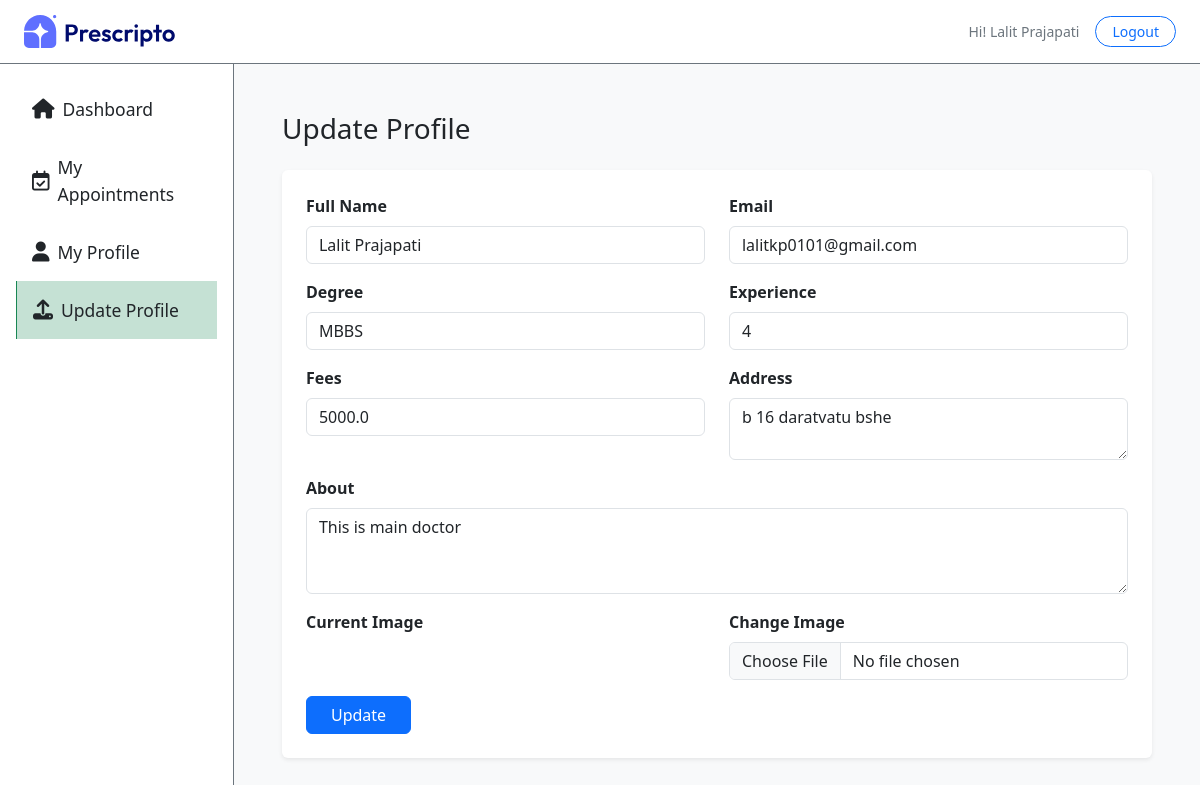
Page /edit_doctor/ (signed in) on the earlier database version.
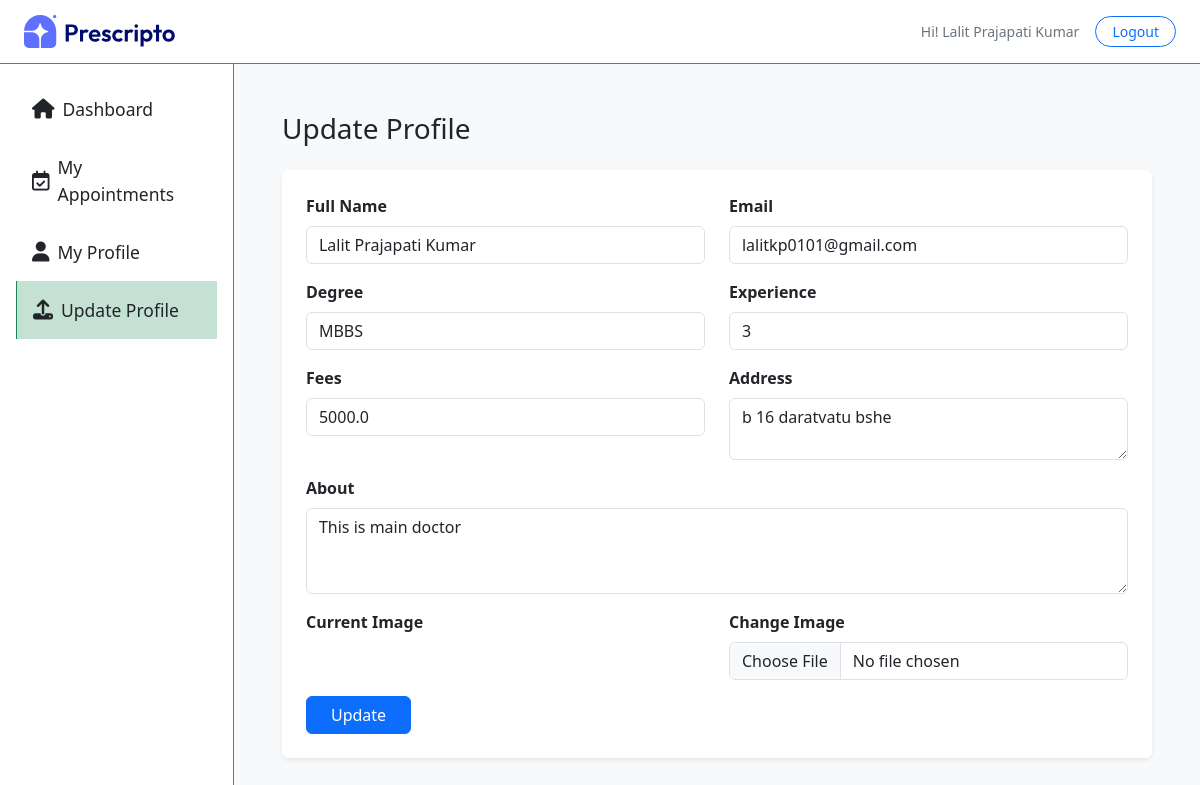
Same page on the later database version.
### appointment/models.py (models this page shows, shortened)
class Doctor(models.Model):
    image = CloudinaryField('image', folder='doctor_image')
    name = models.CharField(max_length=100)
    email = models.EmailField()
    username = models.CharField(max_length=255, unique=True)
    password = models.CharField(max_length=100)
    experience = models.IntegerField()
    fees = models.FloatField()
    category = models.ForeignKey(Category, on_delete=models.CASCADE)
    degree = models.CharField(max_length=50)
    about = models.TextField()
    address = models.TextField()
    available = models.BooleanField(default=True)

### appointment/views.py (the view, shortened to what this page needs)
# urls.py: path('edit_doctor/', views.edit_doctor, name='edit_doctor'),
def edit_doctor(request):
    doctor_id = request.session.get('doctor_id')
    if not doctor_id:
        return redirect('dash_login')
    doctor = Doctor.objects.get(id=doctor_id)
    return render(request, "dashboard/edit_doctor.html", {
        "doctor": doctor,
        "action": "edit_doctor",
        "role": "doctor",
    })

### templates/dashboard/edit_doctor.html (shortened to what this page needs)
{% extends "dashboard/layout.html" %}
{% load static %}
{% block contant %}
<section class="flex-grow p-5 bg-light w-100">
    <h3 class="mb-4">Update Profile</h3>
    <form action="" method="POST" enctype="multipart/form-data" class="bg-white p-4 rounded shadow-sm" style="max-width: 900px;">
        <div class="row">
            <div class="col-md-6 mb-3">
                <label class="form-label fw-semibold">Full Name</label>
                <input type="text" name="name" class="form-control" value="{{ doctor.name }}" required>
            </div>
            <div class="col-md-6 mb-3">
                <label class="form-label fw-semibold">Email</label>
                <input type="email" name="email" class="form-control" value="{{ doctor.email }}" required>
            </div>
            <div class="col-md-6 mb-3">
                <label class="form-label fw-semibold">Degree</label>
                <input type="text" name="degree" class="form-control" value="{{ doctor.degree }}">
            </div>
            <div class="col-md-6 mb-3">
                <label class="form-label fw-semibold">Experience</label>
                <input type="text" name="experience" class="form-control" value="{{ doctor.experience }}">
            </div>
            <div class="col-md-6 mb-3">
                <label class="form-label fw-semibold">Fees</label>
                <input type="number" name="fees" class="form-control" value="{{ doctor.fees }}">
            </div>
            <div class="col-md-6 mb-3">
                <label class="form-label fw-semibold">Address</label>
                <textarea name="address" class="form-control" rows="2">{{ doctor.address }}</textarea>
            </div>
            <div class="col-12 mb-3">
                <label class="form-label fw-semibold">About</label>
                <textarea name="about" class="form-control" rows="3">{{ doctor.about }}</textarea>
            </div>
            <div class="col-md-6 mb-3">
                <label class="form-label fw-semibold">Current Image</label><br>
            </div>
            <div class="col-md-6 mb-3">
                <label class="form-label fw-semibold">Change Image</label>
                <input type="file" name="image" class="form-control">
            </div>
        </div>
        <button class="btn btn-primary px-4">Update</button>
    </form>
</section>
{% endblock %}

### templates/dashboard/layout.html (shortened to what this page needs)
<!DOCTYPE html>
<html lang="en">
<head>
    <link href="https://cdn.jsdelivr.net/npm/bootstrap@5.3.3/dist/css/bootstrap.min.css" rel="stylesheet" />
    <link href="https://cdnjs.cloudflare.com/ajax/libs/font-awesome/5.15.3/css/all.min.css" rel="stylesheet" />
    <link rel="stylesheet" href="https://cdnjs.cloudflare.com/ajax/libs/font-awesome/6.7.2/css/all.min.css" />
</head>
{% load static %}
<body>
    <header class="d-flex justify-content-between align-items-center border-bottom border-secondary px-4"
        style="height: 64px;">
        <div class="d-flex align-items-center position-relative">
            <a href="{% url "dash_admin" %}">
                <img src="{% static "assets/assets_frontend/logo.svg" %}" alt="GreenCart logo icon with green color" width='70%'>
            </a>
        </div>
        <div class="d-flex align-items-center gap-3 text-secondary small">
            {% if role == 'admin' %}
                <span class="text-capitalize">Hi! {{  request.session.username  }}</span>
            {% else %}
                <span>Hi! {{ doctor.name }}</span>
            {% endif %}
            <a href="{% url "dash_logout" %}" class="btn btn-outline-primary btn-sm rounded-pill px-3 py-1">Logout</a>
        </div>
    </header>
    <main class="d-flex" style="min-height: calc(100vh - 64px);">
        {% if role == 'doctor' %}
            <nav id="sidebar" class="border-end border-secondary p-3" style="width: 18rem;">
                <a href="{% url "doctor_dashboard" %}" class="nav-link d-flex align-items-center gap-2 p-3 fs-5 text-dark {% if action == 'doctor' %}bg-success bg-opacity-25 border-start border-success fw-medium{% endif %}" data-id="add">
                    <i class="fa-solid fa-house"></i> <span class='small'>Dashboard</span>
                </a>
                <a href="{% url "doctor_appointments" %}" class="nav-link d-flex align-items-center gap-2 p-3 fs-5 text-dark " data-id="add">
                   <i class="fa-regular fa-calendar-check"></i><span class='small'>My Appointments</span>
                </a>
                <a href="{% url "doctor_profile" %}" class="nav-link d-flex align-items-center gap-2 p-3 fs-5 text-dark {% if action == 'profile' %}bg-success bg-opacity-25 border-start border-success fw-medium{% endif %}" data-id="add">
                    <i class="fa-solid fa-user"></i> <span class='small'>My Profile</span>
                </a>
                <a href="{% url "edit_doctor" %}" class="nav-link d-flex align-items-center gap-2 p-3 fs-5 text-dark {% if action == 'edit_doctor' %}bg-success bg-opacity-25 border-start border-success fw-medium{% endif %}" data-id="add">
                    <i class="fa-solid fa-upload"></i> <span class='small'>Update Profile</span>
                </a>
            </nav>
        {% endif %}
        {% block contant %}
        {% endblock %}
    </main>
</body>
</html>

Differences in the rows shown:
changed Doctor "lalitkp0101@gmail.com": name "Lalit Prajapati" → "Lalit Prajapati Kumar"; experience "4" → "3"
